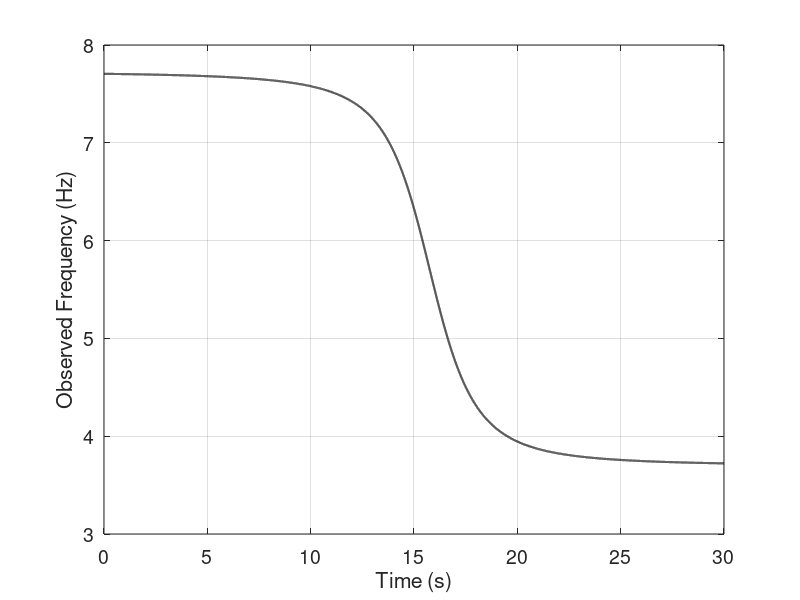

MATLAB code for this plot:
% -------------------------------------------------------------------------
% doppler effect analytical solution
% Author: Yuxing Pan (panyx2023@mail.sustech.edu.cn)
% Affiliation: Southern University of Science and Technology (SUSTech)
% Date: Jun 17, 2025
% -------------------------------------------------------------------------



clc; clear;

% Doppler Effect Simulation for a Moving  Source
% Define source parameters
L = 300;           % Perpendicular distance from source to station (m)
t0 = 15.75;        % Source activation time (s)
v0 = 120;          % Horizontal rupture velocity (m/s)
fc = 5;            % Source frequency (Hz)
Vp = 340;          % Propagation velocity (m/s)
t = 0:0.001:30;   % Time vector (s)

% Analytical solution for the observed frequency at the station
% Reference time accounting for source motion and geometry
t_ref = ((t - t0) - sqrt((t - t0).^2 - (1 - (v0 / Vp)^2) .* ((t - t0).^2 - (L^2 / Vp^2)))) ...
        ./ (1 - (v0 / Vp)^2);

% Observed frequency at the station as a function of time
f_sta = fc .* (1 ./ (1 + ((v0 / Vp) .* (v0 .* t_ref ./ sqrt(L^2 + (v0 .* t_ref).^2)))));

% Plot the analytical solution
figure;
plot(t, f_sta, 'k', 'LineWidth', 1.5);
xlabel('Time (s)');
ylabel('Observed Frequency (Hz)');
grid on;
set(gca, 'FontSize', 14);